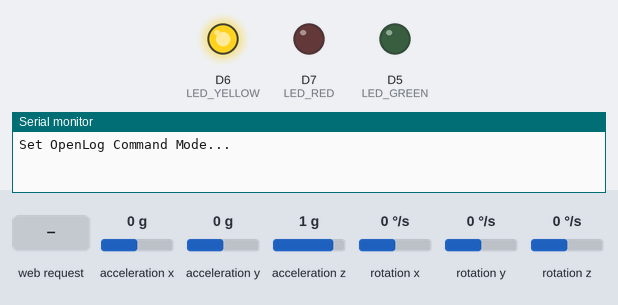
This program was run on a simulated ESP8266 (NodeMCU). On the bench: output pins drawn as LEDs (lit = HIGH), the last lines printed to the serial monitor. The test bench sets the inputs (shaded band); at power-on: acceleration x 0 g, acceleration y 0 g, acceleration z 1 g, rotation x 0 °/s, rotation y 0 °/s, rotation z 0 °/s. WiFi joins after 1.5 s; servers stay silent unless stated; network time is answered at once with the bench clock; the local clock reads 2024-03-15 10:24:30 at power-on unless the program sets it; storage starts empty; no MQTT or app messages arrive unless stated; the modem accepts every AT command (registered, SIM ready, sends succeed) and sends nothing else. At 21.9 s the program restarts the board; the recording ends there.

Above: at 0.1 s.
At 14.8 s:
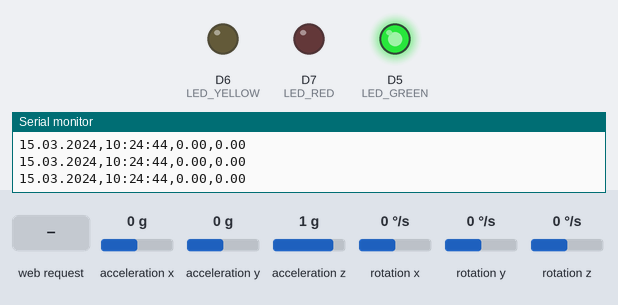
14.9 s: acceleration x set to -1.4 g
At 15.3 s:
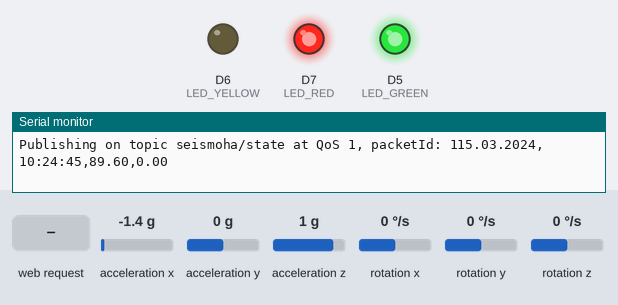
20.9 s: HTTP request GET /rt received
Timing chart, 0 to 21.9 s (numbered marks = the images above; inputs shaded):
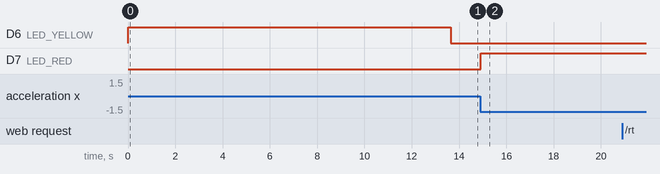

The program:

main.cpp
```cpp
#include "common.h"

int RESET = 0;
int alarmcounter=0;
boolean eqEnd=true;

openlog OpenLog(115200);

char SeismoLog[11] = "seismo.txt";
char RemovableLog[9] = "log*.txt";

rtc_3231 Rtc_3231;

seismometer seismo;

webpage web_page;

void setup(){
  pinMode(PIN_RESET_BUTTON, INPUT); // Flash Button on NodeMCU resets everything
  LED_init();
  LED(OFF,ON,OFF); // Light Yellow LED during whole init phase

  Serial.begin(115200);   // Initialize serial communication
  // Prepare and use OpenLog SD Card Logging
  OpenLog.gotoCommandMode();
  OpenLog.cleanLogFile(RemovableLog);
  OpenLog.appendFile(SeismoLog);
  OpenLog.exitCommandMode();


  web_page.init_webpage(); // Start WifiManager and Config Web Page
  readConfigFile(); // Check if MQTT Log File is there

  Rtc_3231.init(); // Init RTC

  initmqtt(); // Connect to MQTT Server

  seismo.init(); // Init MPU6050
  seismo.calibrate();
  publish_data(Rtc_3231.Date(),Rtc_3231.Time(),"0.0","0.0"); // Send MQTT EQ Details
  LED(ON,OFF,OFF);
}

void loop(){
//Check Flash Button Press
  RESET = digitalRead(PIN_RESET_BUTTON);
	if (RESET == LOW) web_page.HandleResetModule();

//Check Config Page RTC Sync Time Button
  if (configPageSyncTime) {
    Debugln("Resyncing Date/Time on RTC...");
    Rtc_3231.syncTime();
    configPageSyncTime = false;
  }

  web_page.asyncloop();

  seismo.readaccel();   // Read MPU-6050

  OpenLog.writetoOpenLog(Rtc_3231.Date(),Rtc_3231.Time(),seismo.xy_vector_mag,seismo.z_vector_mag); // Write to OpenLog

// EARTHQUAKE!!!
  if (seismo.xy_vector_mag >= 1.0 || seismo.z_vector_mag >= 1.0) {
    eqEnd = false;
    LED_quake(); // Light Red Led
    publish_data(Rtc_3231.Date(),Rtc_3231.Time(),String(seismo.xy_vector_mag),String(seismo.z_vector_mag)); // Send MQTT EQ Details
    alarmcounter = 30; // Make Led Wait 3 Seconds
  } else {
    if (alarmcounter>0) alarmcounter--;
  }
  if (alarmcounter==0 && not eqEnd) {
    LED_quake_end(); // EQ Ends Red Led Off
    publish_data(Rtc_3231.Date(),Rtc_3231.Time(),"0.0","0.0"); // Reset EQ Values
    eqEnd = true;
  }

  delay(100);
}
```

common.h
```cpp
#ifndef __COMMON_H
#define __COMMON_H

#include <Arduino.h>


// Uncomment next line for Debug Purposes:
#define DEBUG

// MPU 6050
#include "I2Cdev.h"
#include "MPU6050.h"
#include "Wire.h"
// NTP
#include <NTPClient.h>
#include <WiFiUdp.h>

//#include "RTClib.h"
#include <RtcDS3231.h>
#include <EEPROM.h>

//MQTT
#include <AsyncMqttClient.h>

#include "seismometer.h"
#include "rtc.h"
#include "led.h"
#include "configpage.h"
#include "mqtt.h"
#include "spiffs_config.h"
#include "openlog.h"

// LEDs
#define ON 1
#define OFF 0
#define LED_RED     D7
#define LED_YELLOW  D6
#define LED_GREEN   D5
//  Nodemcu Flash Button Resets WiFi Credentials
#define PIN_RESET_BUTTON 0
//RTC
#define NTP_SERVER "pool.ntp.org"
//GMT Time Zone with sign
#define GMT_TIME_ZONE +3

#define custom_MQTT_SERVER_LEN       20
#define custom_MQTT_PORT_LEN          5
#define custom_MQTT_USERNAME_LEN     20
#define custom_MQTT_PASSWORD_LEN     20
#define custom_MPU6050_SCALE_LEN     4

extern char custom_MQTT_SERVER[custom_MQTT_SERVER_LEN],custom_MQTT_PORT[custom_MQTT_PORT_LEN],
    custom_MQTT_USERNAME[custom_MQTT_USERNAME_LEN],custom_MQTT_PASSWORD[custom_MQTT_PASSWORD_LEN],
    custom_MPU6050_SCALE[custom_MPU6050_SCALE_LEN],custom_LOG_TYPE;


extern const char* CONFIG_FILE;

extern boolean configPageSyncTime;

// DEBUG PART
#ifdef DEBUG
    #define Debug(x) Serial.print(x)
    #define Debugln(x) Serial.println(x)
    #define Debug64(x) Serial.print(uint32_t(x / 100000)); Serial.print(' '); Serial.print(uint32_t(x % 100000));
    #define Debug64ln(x) Serial.print(uint32_t(x / 100000)); Serial.print(' ');Serial.println(uint32_t(x % 100000));
    #define Debugf(x,y,z) Serial.printf(x,y,z)
#else
    #define Debug(x)
    #define Debugln(x)
    #define Debug64(x)
    #define Debug64ln(x)
#endif


#endif
```

led.h
```cpp
#ifndef __LED_H
#define __LED_H

#define LED_init()            \
pinMode(LED_GREEN,  OUTPUT);  \
pinMode(LED_YELLOW, OUTPUT);  \
pinMode(LED_RED,    OUTPUT)

#define LED(green, yellow, red)    \
digitalWrite(LED_GREEN,  green);   \
digitalWrite(LED_YELLOW, yellow);  \
digitalWrite(LED_RED,    red)

#define LED_quake()            digitalWrite(LED_RED,    ON)
#define LED_quake_end()        digitalWrite(LED_RED,    OFF)

#endif
```

mqtt.h
```cpp
#ifndef __MQTT_H
#define __MQTT_H

void initmqtt();
void publish_data(String eq_date, String eq_time, String eq_xy, String eq_z);
void publish_available();
#endif
```

openlog.h
```cpp
#ifndef __OPENLOG_H
#define __OPENLOG_H

class openlog{
  public:
    openlog(long baudrate);
    void gotoCommandMode();
    void exitCommandMode();
    void cleanLogFile(char *fileName);
    void appendFile(char *fileName);
    void writetoOpenLog(String date, String time, float vector1, float vector2);
};

#endif
```

rtc.h
```cpp
#ifndef __RTC_H
#define __RTC_H

class rtc_3231{
  public:
    void syncTime(void);
    void init();
    String Date();
    String Time();
};

#endif
```

seismometer.h
```cpp
#ifndef __SEISMOMETER_H
#define __SEISMOMETER_H

/**
 * Initial power-on sequence and calibration (if needed)
 */

class seismometer{
  public:
    void init();
    void readaccel();
    void calibrate();

    float xy_vector_mag, z_vector_mag;

  private:
    void meansensors();
    void calibration();
};

#endif
```

webserver.h
```cpp
// Use %% instead of % in css, it interferes with template plaveholder sign of asynweb
const char index_html[] PROGMEM = R"rawliteral(
<!DOCTYPE HTML>
<html>
<head>
	<title>SeismoHA Web Server Configuration</title>
	<meta charset='utf-8'>
	<meta name="viewport" content="width=device-width,initial-scale=1,user-scalable=no" />
	<link rel="icon" href="data:,">
	<style>		html {
			  font-family: verdana;
		  text-align: center;
		}
		h1 {
		  font-size: 1.8rem;
		  color: white;
		}
		h2{
		  font-size: 1.2rem;
		  color: white;
		}
		.topnav {
		  overflow: hidden;
		  background-color: #1fa3ec;
		  text-align: center;
		}
		div,
		fieldset,
		input,
		select {
			  padding: 5px;
			  font-size: 1em;
		}

		input {
			  width: 100%%;
			  box-sizing: border-box;
			  -webkit-box-sizing: border-box;
			  -moz-box-sizing: border-box;
		}

		select {
			  width: 100%%;
		}

		textarea {
			  resize: none;
			  width: 98%%;
			  height: 318px;
			  padding: 5px;
			  overflow: auto;
		}

		body {
			  text-align: center;
			  font-family: verdana;
		}

		td {
			  padding: 0px;
		}

		button {
			  border: 0;
			  border-radius: 0.3rem;
			background-color: #1fa3ec;
			color: #fff;
			line-height: 2.4rem;
			font-size: 1.2rem;
			width: 100%%;
			-webkit-transition-duration: 0.4s;
			transition-duration: 0.4s;
			cursor: pointer;
		}

		button:hover {
			background-color: #0e70a4;
		}

		.bred {
			background-color: #d43535;
		}

		.bred:hover {
			background-color: #931f1f;
		}

		.bgrn {
			  background-color: #47c266;
		}

		.bgrn:hover {
			  background-color: #5aaf6f;
		}

		a {
			  text-decoration: none;
		}

		.p {
			  float: left;
			  text-align: left;
		}

		.q {
			  float: right;
			  text-align: right;
		}
	</style>
</head>
<body>
<div class="topnav">
	<h1>
		SeismoHA Web Server
		</h3>
		<h2>
			Configuration
		</h2>
</div>
<div style='text-align:left;display:inline-block;min-width:340px;'>
	<fieldset>
		<form method='get' action='sv'>
			%MQTTPLACEHOLDER% <br/>
			<button type='submit' class='button bgrn'>Save</button>
		</form>
	</fieldset>
	<br/>
	<br/>
    <button onclick="window.location.href='/update';">
      OTA Firmware Update</button>
	<br/>
	<br/>
	<form action='dt' method='get'>
		<button>RTC Update Time</button>
	</form>
	<br/>
	<br/>
	<form action='rt' method='get' onsubmit='return confirm("Confirm Reset Configuration");'>
		<button class='button bred'>Reset Configuration</button>
	</form>
	<br/>
	<br/>
</div>
<script>
	function pushButton(element) {
	  var xhr = new XMLHttpRequest();
	  xhr.open("GET", "/update?output="+element.id+"&state=1");
	  xhr.send();
	}
</script>
</body>
</html>
)rawliteral";
```

mqtt.cpp
```cpp
#include "common.h"

char custom_MQTT_SERVER[custom_MQTT_SERVER_LEN];
char custom_MQTT_PORT[custom_MQTT_PORT_LEN];
char custom_MQTT_USERNAME[custom_MQTT_USERNAME_LEN];
char custom_MQTT_PASSWORD[custom_MQTT_PASSWORD_LEN];

const char* CONFIG_FILE = "/ConfigMQTT.json";

#define MQTT_PUB_EVENT "seismoha/event"
#define MQTT_PUB_STATE  "seismoha/state"
#define MQTT_PUB_AVAILABILITY  "seismoha/status" // online or offline

AsyncMqttClient mqttClient;

void connectToMqtt() {
  Serial.println("Connecting to MQTT...");
  mqttClient.connect();
}

void onMqttConnect(bool sessionPresent) {
  Serial.println("Connected to MQTT.");
  Serial.print("Session present: ");
  publish_available();
  Serial.println(sessionPresent);
}

void onMqttDisconnect(AsyncMqttClientDisconnectReason reason) {
  Serial.println("Disconnected from MQTT.");
//  if (WiFi.isConnected()) {
//    xTimerStart(mqttReconnectTimer, 0);
//  }
}

void onMqttPublish(uint16_t packetId) {
  Serial.print("Publish acknowledged.");
  Serial.print("  packetId: ");
  Serial.println(packetId);
}

void initmqtt() {
  mqttClient.onConnect(onMqttConnect);
  mqttClient.onDisconnect(onMqttDisconnect);
  //mqttClient.onSubscribe(onMqttSubscribe);
  //mqttClient.onUnsubscribe(onMqttUnsubscribe);
  mqttClient.onPublish(onMqttPublish);
  mqttClient.setWill(MQTT_PUB_AVAILABILITY, 1, true, "offline");
  mqttClient.setServer(custom_MQTT_SERVER, atoi(custom_MQTT_PORT));
  // If your broker requires authentication (username and password), set them below
  mqttClient.setCredentials(custom_MQTT_USERNAME, custom_MQTT_PASSWORD);
  connectToMqtt();
}

void publish_available() {
      uint16_t packetIdPub1 = mqttClient.publish(MQTT_PUB_AVAILABILITY, 1, true, String("online").c_str());
      Serial.printf("Publishing on topic %s at QoS 1, packetId: %i", MQTT_PUB_AVAILABILITY, packetIdPub1);
}


void publish_data(String eq_date, String eq_time, String eq_xy, String eq_z) {
//    String msg = eq_date + "," + eq_time + "," + eq_xy + "," + eq_z;
    String msg = "{\"date\":\""+eq_date + "\",\"time\":\"" + eq_time + "\",\"xy\":\""+ eq_xy + "\",\"z\":\""+ eq_z +"\"}";
    uint16_t packetIdPub1 = mqttClient.publish(MQTT_PUB_STATE, 1, true, msg.c_str());
    Serial.printf("Publishing on topic %s at QoS 1, packetId: %i", MQTT_PUB_STATE, packetIdPub1);
}
```

openlog.cpp
```cpp
#include "common.h"

char custom_LOG_TYPE;

openlog::openlog(long baudrate)
{
  Serial1.begin(baudrate);
}

void openlog::gotoCommandMode(){
  //Send three control z to enter OpenLog command mode
  Debugln("Set OpenLog Command Mode...");
  Serial1.write(26);
  Serial1.write(26);
  Serial1.write(26);
/*  // Use this when RX works, can remove delay(100) below then...
  while (1) {
    if (OpenLog.available())
      if (OpenLog.read() == '>') break;
  }
*/
  delay(100);
}

void openlog::exitCommandMode(){
  //Send three control z to enter OpenLog command mode
  Debugln("Exit OpenLog Command Mode...");
  Serial1.write(26);
  delay(100);
}

void openlog::appendFile(char *fileName){
  Debug("Append File: ");
  Debug(fileName);
  Debugln(" to OpenLog");
  Serial1.print("append ");
  Serial1.print(fileName);
  Serial1.write(13); //This is \r
  delay(100);
}

void openlog::cleanLogFile(char *fileName){
  Debug("Remove File: ");
  Debug(fileName);
  Debugln(" from OpenLog");
  Serial1.print("rm ");
  Serial1.print(fileName);
  Serial1.write(13); //This is \r
  delay(100);
}

void openlog::writetoOpenLog(String date, String time,float vector1, float vector2){  // Write DateTime and accel to OpenLog
  String temptxt = String(date)+","+String(time)+","+String(vector1)+","+String(vector2);
  if (custom_LOG_TYPE == '1') {
    Serial.println(temptxt);
  } else if (custom_LOG_TYPE == '2') {
    Serial1.println(temptxt);
  } else if (custom_LOG_TYPE == '3') {
    Serial.println(temptxt);
    Serial1.println(temptxt);
  }

}
```

rtc.cpp
```cpp
#include "common.h"

/*
 * DS-3231 RTC
 */

//RTC_DS3231 rtc;
RtcDS3231<TwoWire> Rtc(Wire);

//char printDate[10];
//char printTime[8];

WiFiUDP ntpUDP;
char daysOfTheWeek[7][12] = {"Sunday", "Monday", "Tuesday", "Wednesday", "Thursday", "Friday", "Saturday"};
//char printDate[10];
//char printTime[8];
// You can specify the time server pool and the offset, (in seconds)
// additionaly you can specify the update interval (in milliseconds).
NTPClient timeClient(ntpUDP, NTP_SERVER, GMT_TIME_ZONE * 3600 , 60000);

int timeUpdated = 0;

void rtc_3231::syncTime(void) {
  timeClient.update();

  long actualTime = timeClient.getEpochTime();
  Debug("Internet Epoch Time: ");
  Debugln(actualTime);

  RtcDateTime compiled;

  compiled.InitWithEpoch32Time(actualTime);

  if (!Rtc.IsDateTimeValid())
  {
      if (Rtc.LastError() != 0)
      {
          // we have a communications error
          // see https://www.arduino.cc/en/Reference/WireEndTransmission for
          // what the number means
          Serial.print("RTC communications error = ");
          Serial.println(Rtc.LastError());
      }
      else
      {
          // Common Causes:
          //    1) first time you ran and the device wasn't running yet
          //    2) the battery on the device is low or even missing

          Serial.println("RTC lost confidence in the DateTime!");

          // following line sets the RTC to the date & time this sketch was compiled
          // it will also reset the valid flag internally unless the Rtc device is
          // having an issue

          Rtc.SetDateTime(compiled);
      }
  }

  if (!Rtc.GetIsRunning())
  {
      Serial.println("RTC was not actively running, starting now");
      Rtc.SetIsRunning(true);
  }

  Rtc.SetDateTime(compiled);
  Debug("Seismo Date: ");
  Debugln(Date());
  Debug("Seismo Time: ");
  Debugln(Time());
}

void rtc_3231::init() {
  Rtc.Begin();
  Serial.println("RTC Waiting to Start....");
  #ifdef DEBUG
  delay(250);
  #else
  delay(5000);
  #endif
  timeClient.begin();
  syncTime();

  Serial.print("Seismo Date: ");
  Serial.println(Date());
  Serial.print("Seismo Time: ");
  Serial.println(Time());
}

String rtc_3231::Date() {
  RtcDateTime now = Rtc.GetDateTime();
  char tmpDate[10];
  sprintf (tmpDate, "%02d.%02d.%04d", now.Day(), now.Month(), now.Year());
  return tmpDate;
}

String rtc_3231::Time() {
  RtcDateTime now = Rtc.GetDateTime();
  char tmpTime[8];
  sprintf (tmpTime, "%02d:%02d:%02d", now.Hour(), now.Minute(), now.Second());
  return tmpTime;
}
```

configpage.h
```cpp
#ifndef __CONFIGPAGE_H
#define __CONFIGPAGE_H

class webpage{
  public:
    void init_webpage();
    void asyncloop();
    static void HandleResetModule();
  private:
    static String config_processor(const String& var);
};

#endif
```

spiffs_config.h
```cpp
#ifndef __SPIFFS_CONFIG_H
#define __SPIFFS_CONFIG_H

void readConfigFile();
void writeConfigFile();
void removeConfigFile();

#endif
```

spiffs_config.cpp
```cpp
#include <FS.h> //this needs to be first, or it all crashes and burns...
#include "common.h"
#include <ArduinoJson.h>          // https://github.com/bblanchon/ArduinoJson

void readConfigFile() {
  if (SPIFFS.begin()) {
    Debugln("Mounted SPIFFS");
    if (SPIFFS.exists(CONFIG_FILE)) {
      //file exists, reading and loading
      Debugln("Reading config file");
      File configFile = SPIFFS.open(CONFIG_FILE, "r");
      if (configFile) {
        Debugln("Opened config file");
        size_t size = configFile.size();
        // Allocate a buffer to store contents of the file.
        std::unique_ptr<char[]> buf(new char[size]);

        configFile.readBytes(buf.get(), size);
        DynamicJsonDocument doc(1024);
        DeserializationError error = deserializeJson(doc,buf.get());
        if (error) {
            Serial.print(F("deserializeJson() failed with code "));
            Serial.println(error.c_str());
            return;
        }
        strcpy(custom_MQTT_SERVER, doc["mqtt_server"]);
        strcpy(custom_MQTT_PORT, doc["mqtt_port"]);
        strcpy(custom_MQTT_USERNAME, doc["mqtt_user"]);
        strcpy(custom_MQTT_PASSWORD, doc["mqtt_pass"]);
        strcpy(custom_MPU6050_SCALE, doc["mpu6050_scale"]);
        custom_LOG_TYPE = doc["custom_logtype"];

        Serial.println(custom_MQTT_SERVER);
        Serial.println(custom_MQTT_PORT);
        Serial.println(custom_MQTT_USERNAME);
        Serial.println(custom_MQTT_PASSWORD);
        Serial.println(custom_MPU6050_SCALE);
        Serial.println(custom_LOG_TYPE);
      }
    } else {
        Serial.println("No MQTT Details Set yet...");
        strcpy(custom_MQTT_SERVER, "");
        strcpy(custom_MQTT_PORT, "1883");
        strcpy(custom_MQTT_USERNAME, "");
        strcpy(custom_MQTT_PASSWORD, "");
        strcpy(custom_MPU6050_SCALE, "64");
        custom_LOG_TYPE = '3';
    }
  } else {
    Serial.println("failed to mount FS");
  }

}

void writeConfigFile() {
    Debugln("Saving Config to SPIFFS");
    DynamicJsonDocument doc(1024);
    doc["mqtt_server"] = custom_MQTT_SERVER;
    doc["mqtt_port"] = custom_MQTT_PORT;
    doc["mqtt_user"] = custom_MQTT_USERNAME;
    doc["mqtt_pass"] = custom_MQTT_PASSWORD;
    doc["mpu6050_scale"] = custom_MPU6050_SCALE;
    doc["custom_logtype"] = custom_LOG_TYPE;

    File configFile = SPIFFS.open(CONFIG_FILE, "w");
    if (!configFile) {
      Serial.println("Failed to open config file for writing");
    }
    serializeJsonPretty(doc, Serial);
    serializeJson(doc, configFile);

    Debugln("Config file written...");

    configFile.close();
}

void removeConfigFile() {
  SPIFFS.remove(CONFIG_FILE); //Remove MQTT config file
}
```

Source omitted: seismometer.cpp (7082 bytes), configpage.cpp (4243 bytes)

Measured:
- after the input at 14.9 s, D7 (LED_RED): LOW → HIGH at once
- after the input at 20.9 s, every drawn part: stays the same
